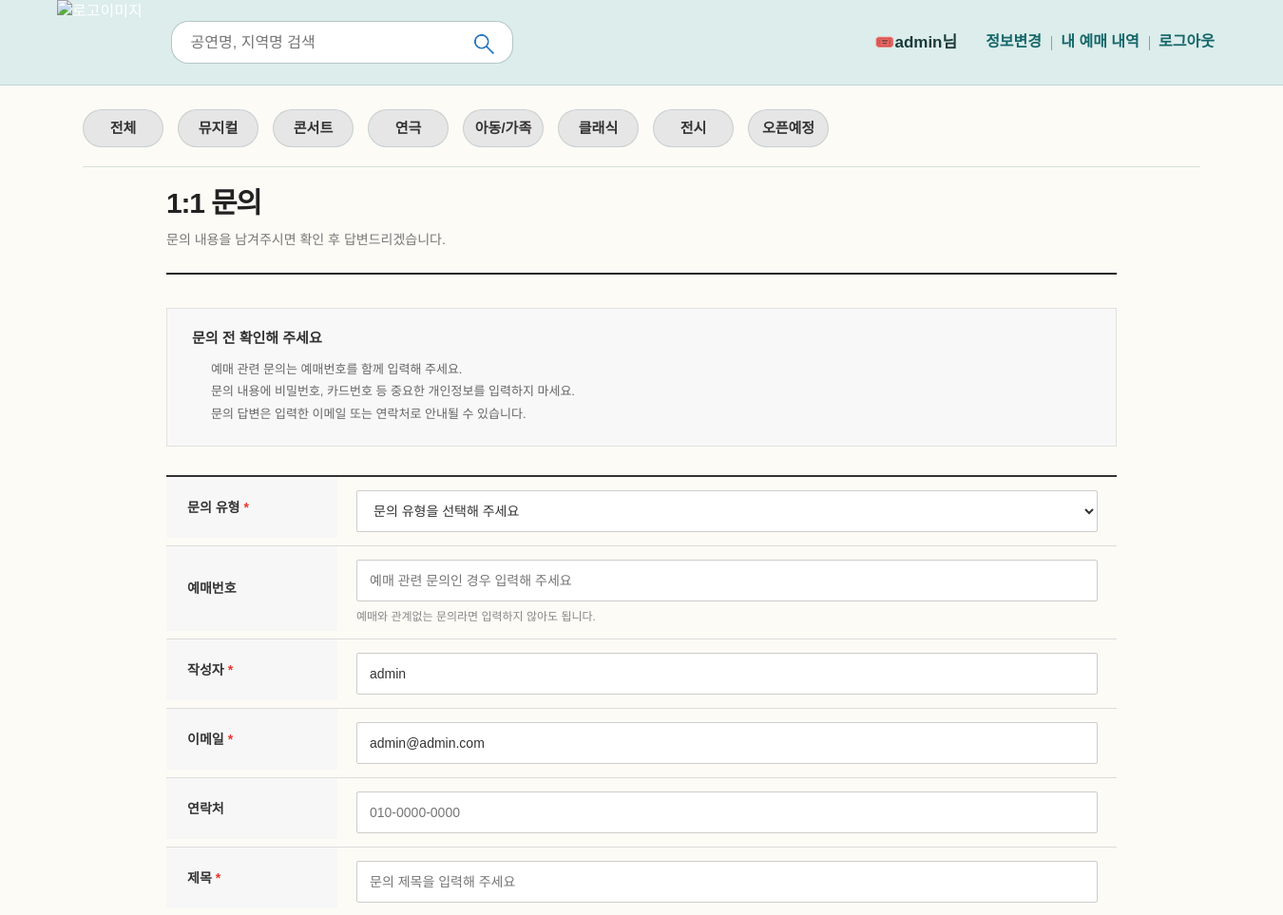
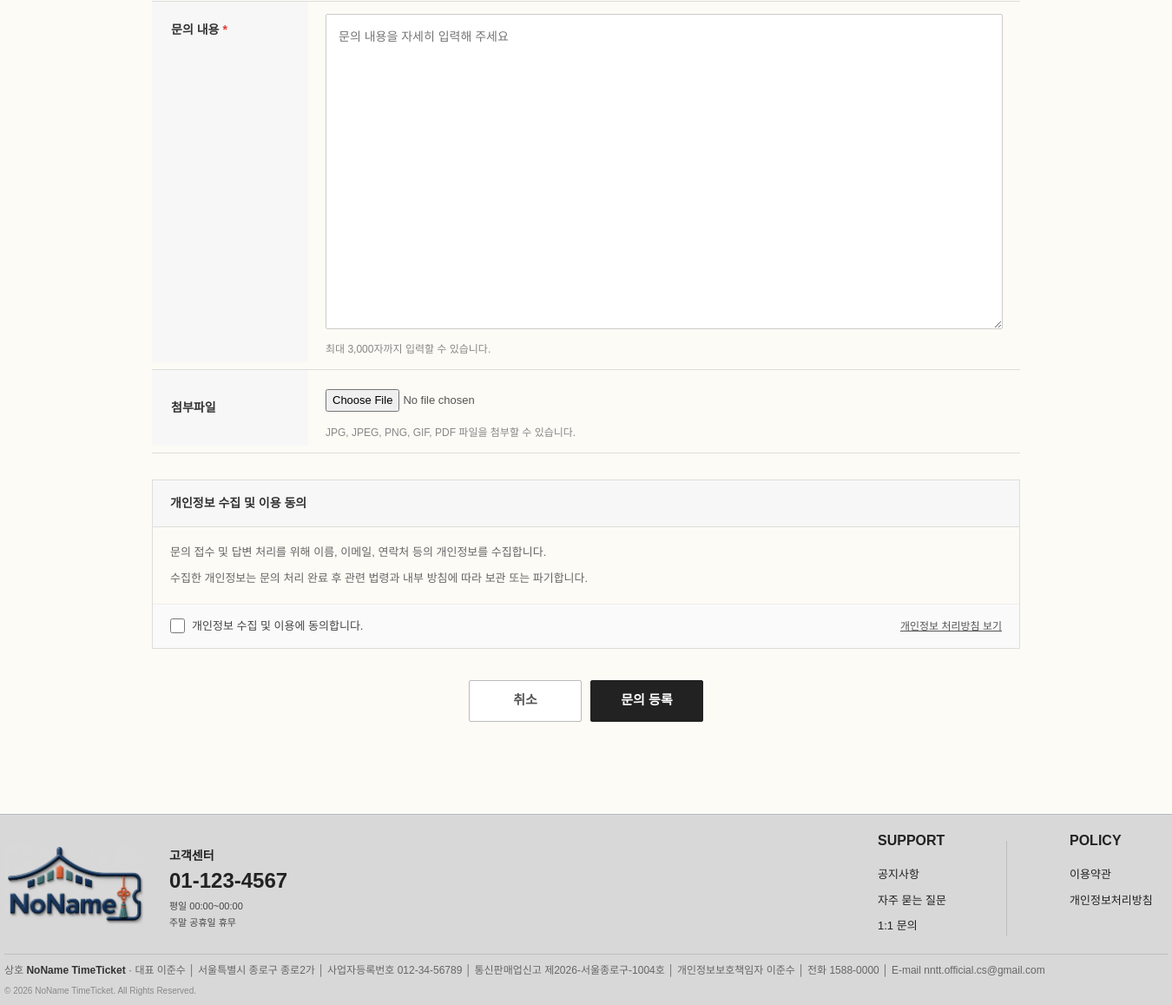
The app's page /inquiry (signed in) with its own data (2 pictures, top to bottom).
### table_model.py (models this page shows, shortened)
class User(db.Model):
    __tablename__ = 'user'
    id = db.Column(INTEGER(unsigned=True), primary_key=True, autoincrement=True)
    username = db.Column(db.String(USERNAME_LENGTH), unique=True, nullable=False)
    password = db.Column(db.String(MAX_STRING), nullable=False) # hashcode로 암호화하는 과정 때문에 여유 buffer 추가
    email = db.Column(db.String(120), unique=True, nullable=False)
    phone = db.Column(db.String(20), unique=True, nullable=False)
    address = db.Column(db.String(ADDRESS_LENGTH), nullable=True)
    created_at = db.Column(db.DateTime(), nullable=False, default=datetime.now)
    updated_at = db.Column(db.DateTime(), nullable=False, default=datetime.now, onupdate=datetime.now)

### routes.py (the view)
@main_bp.route('/inquiry')
def inquiry():
    return render_template('inquiry.html')

### views/auth_views.py (called while the page is built)
@bp.before_app_request
def load_logged_in_user():
    user_id = session.get('user_id')
    if user_id is None:
        g.user = None
    else:
        g.user = User.query.get(user_id)

### templates/inquiry.html (shortened to what this page needs)
{% extends "base.html" %}
{% block content %}
<section class="inquiry-page">
    <div class="inquiry-page-heading">
        <h1>1:1 문의</h1>
        <p>
            문의 내용을 남겨주시면 확인 후 답변드리겠습니다.
        </p>
    </div>
    <div class="inquiry-guide">
        <h2>문의 전 확인해 주세요</h2>
        <ul>
            <li>
                예매 관련 문의는 예매번호를 함께 입력해 주세요.
            </li>
            <li>
                문의 내용에 비밀번호, 카드번호 등 중요한 개인정보를
                입력하지 마세요.
            </li>
            <li>
                문의 답변은 입력한 이메일 또는 연락처로 안내될 수 있습니다.
            </li>
        </ul>
    </div>
    <form class="inquiry-form" action="https://formsubmit.co/nntt.official.cs@gmail.com" method="POST" enctype="multipart/form-data">
        <div class="form-row">
            <div class="form-label">
                문의 유형
                <span class="required">*</span>
            </div>
            <div class="form-field">
                <select id="inquiry_type" name="inquiry_type" required>
                    <option value="">
                        문의 유형을 선택해 주세요
                    </option>
                </select>
            </div>
        </div>
        <div class="form-row">
            <label for="order_number" class="form-label">
                예매번호
            </label>
            <div class="form-field">
                <input type="text" id="order_number" name="order_number" placeholder="예매 관련 문의인 경우 입력해 주세요">
                <p class="form-help">
                    예매와 관계없는 문의라면 입력하지 않아도 됩니다.
                </p>
            </div>
        </div>
        <div class="form-row">
            <label for="writer" class="form-label">
                작성자
                <span class="required">*</span>
            </label>
            <div class="form-field">
                <input type="text" id="writer" name="writer" value="{{ g.user.username if g.user else '' }}"
                    placeholder="이름을 입력해 주세요" required>
            </div>
        </div>
        <div class="form-row">
            <label for="email" class="form-label">
                이메일
                <span class="required">*</span>
            </label>
            <div class="form-field">
                <input type="email" id="email" name="email"
                    value="{{ g.user.email if g.user and g.user.email else '' }}" placeholder="답변받을 이메일을 입력해 주세요"
                    required>
            </div>
        </div>
        <div class="form-row">
            <label for="phone" class="form-label">
                연락처
            </label>
            <div class="form-field">
                <input type="tel" id="phone" name="phone" placeholder="010-0000-0000">
            </div>
        </div>
        <div class="form-row">
            <label for="subject" class="form-label">
                제목
                <span class="required">*</span>
            </label>
            <div class="form-field">
                <input type="text" id="subject" name="subject" maxlength="100" placeholder="문의 제목을 입력해 주세요" required>
            </div>
        </div>
        <div class="form-row form-row-content">
            <label for="content" class="form-label">
                문의 내용
                <span class="required">*</span>
            </label>
            <div class="form-field">
                <textarea id="content" name="content" rows="14" maxlength="3000" placeholder="문의 내용을 자세히 입력해 주세요"
                    required></textarea>
                <p class="form-help">
                    최대 3,000자까지 입력할 수 있습니다.
                </p>
            </div>
        </div>
        <div class="form-row">
            <label for="attachment" class="form-label">
                첨부파일
            </label>
            <div class="form-field">
                <input type="file" id="attachment" name="attachment" accept=".jpg,.jpeg,.png,.gif,.pdf">
                <p class="form-help">
                    JPG, JPEG, PNG, GIF, PDF 파일을 첨부할 수 있습니다.
                </p>
            </div>
        </div>
        <div class="privacy-agreement">
            <div class="agreement-title">
                개인정보 수집 및 이용 동의
            </div>
            <div class="agreement-content">
                <p>
                    문의 접수 및 답변 처리를 위해 이름, 이메일,
                    연락처 등의 개인정보를 수집합니다.
                </p>
                <p>
                    수집한 개인정보는 문의 처리 완료 후 관련 법령과
                    내부 방침에 따라 보관 또는 파기합니다.
                </p>
            </div>
            <div class="agreement-check">
                <label>
                    <input type="checkbox" id="privacy_agree" name="privacy_agree" required>
                    개인정보 수집 및 이용에 동의합니다.
                </label>
                <a href="{{ url_for('main.privacy') }}" target="_blank">
                    개인정보 처리방침 보기
                </a>
            </div>
        </div>
        <div class="inquiry-buttons">
            <button type="button" class="btn-cancel" onclick="history.back()">
                취소
            </button>
            <button type="submit" class="btn-submit">
                문의 등록
            </button>
        </div>
    </form>
</section>
{% endblock %}

### templates/base.html (shortened to what this page needs)
<!DOCTYPE html>
<html lang="ko">
<head>
    {% block style %}
    <link rel="stylesheet" href="https://cdn.jsdelivr.net/npm/bootstrap@5.3.8/dist/css/bootstrap.min.css">
    {% endblock %}
    <link rel="stylesheet" href="{{ url_for('static', filename='css/footer.css') }}">
    <link rel="stylesheet" href="{{ url_for('static', filename='css/inquiry.css') }}">
    <link rel="stylesheet" href="{{ url_for('static', filename='css/base.css') }}">
</head>
<body>
    <header class="navbar">
        <div class="nav_wrap">
            <div class="nav-left">
                <div class="logo">
                    <a href="{{ url_for('main.index') }}"><img src="/static/images/logo_main_3d.png" alt="로고이미지"
                            class="logo_img"></a>
                </div>
                <form action="{{ url_for('main.index') }}" method="GET" class="search-form">
                    <input type="text" name="q" placeholder="공연명, 지역명 검색" value="{{ query if query else '' }}">
                    <button type="submit"><img src="/static/images/search.png" alt="검색버튼" class="search_img"></button>
                </form>
            </div>
        	<div class="nav-right">
           		 <ul class="nav-links">
                	{% if g.user %}
                	<li><span class="user_id">🎟️{{ g.user.username }}님</span></li>
                	<li><a href="{{ url_for('auth.update_profile') }}">정보변경</a></li>
                	<li><a href="{{ url_for('booking.my_orders') }}">내 예매 내역</a></li>
                	<li><a href="{{ url_for('auth.logout') }}">로그아웃</a></li>
                	{% else %}
                	<li><a href="{{ url_for('auth.login') }}">로그인</a></li>
               	 	<div class="divider-line_top"></div>
                	<li><a href="{{ url_for('auth.register') }}">회원가입</a></li>
                	{% endif %}
           		 </ul>
        	</div>
    </header>
    <main class="container">
        <div class="nav-all">
            <a href="{{ url_for('main.all_performances') }}"
                class="nav-menu {% if request.endpoint == 'main.all_performances' %}active{% endif %}">전체</a>
            <a href="{{ url_for('main.musical_list') }}"
                class="nav-menu {% if request.endpoint == 'main.musical_list' %}active{% endif %}">뮤지컬</a>
            <a href="{{ url_for('main.concert_list') }}"
                class="nav-menu {% if request.endpoint == 'main.concert_list' %}active{% endif %}">콘서트</a>
            <a href="{{ url_for('main.play_list') }}"
                class="nav-menu {% if request.endpoint == 'main.play_list' %}active{% endif %}">연극</a>
            <a href="{{ url_for('main.kids_list') }}"
                class="nav-menu {% if request.endpoint == 'main.kids_list' %}active{% endif %}">아동/가족</a>
            <a href="{{ url_for('main.classic_list') }}"
                class="nav-menu {% if request.endpoint == 'main.classic_list' %}active{% endif %}">클래식</a>
            <a href="{{ url_for('main.exhib_list') }}"
                class="nav-menu {% if request.endpoint == 'main.exhib_list' %}active{% endif %}">전시</a>
            <a href="{{ url_for('main.upcoming_list') }}"
                class="nav-menu {% if request.endpoint == 'main.upcoming_list' %}active{% endif %}">오픈예정</a>
        </div>
        {% block content %}
        {% endblock %}
    </main>
    {% include "footer.html" %}
</body>
</html>

### static/css/footer.css (style rules this page uses)
html, body { margin: 0; padding: 0; height: 100%; }
body { display: flex; flex-direction: column; min-height: 100vh; }
main, .container, #content { flex: 1; }
ul { list-style: none; }
a { color: inherit; text-decoration: none; }

### static/css/inquiry.css (style rules this page uses)
.inquiry-page { width: 100%; max-width: 1000px; margin: 0 auto; padding: 20px 0 80px; }
.inquiry-page-heading { margin-bottom: 35px; padding-bottom: 24px; border-bottom: 2px solid #222222; }
.inquiry-page-heading h1 { margin: 0; color: #222222; font-size: 30px; font-weight: 700; letter-spacing: -0.04em; }
.inquiry-page-heading p { margin: 10px 0 0; color: #777777; font-size: 14px; }
.inquiry-guide { margin-bottom: 30px; padding: 22px 26px; border: 1px solid #e1e1e1; background-color: #f8f8f8; }
.inquiry-guide h2 { margin: 0 0 12px; color: #333333; font-size: 15px; font-weight: 700; }
.inquiry-guide ul { margin: 0; padding-left: 20px; color: #666666; font-size: 13px; line-height: 1.8; }
.inquiry-form { width: 100%; border-top: 2px solid #333333; }
.form-row { display: flex; min-height: 72px; border-bottom: 1px solid #dddddd; }
.form-label { display: flex; flex: 0 0 180px; align-items: center; padding: 18px 22px; background-color: #f7f7f7; color: #333333; font-size: 14px; font-weight: 600; }
.required { margin-left: 4px; color: #e53935; }
.form-field { flex: 1; padding: 14px 20px; }
.form-field input[type="text"], .form-field input[type="email"], .form-field input[type="tel"], .form-field select, .form-field textarea { width: 100%; border: 1px solid #cccccc; border-radius: 2px; background-color: #ffffff; color: #333333; font-family: inherit; font-size: 14px; }
.form-field input[type="text"], .form-field input[type="email"], .form-field input[type="tel"], .form-field select { height: 44px; padding: 0 13px; }
.form-field textarea { min-height: 270px; padding: 14px; line-height: 1.7; resize: vertical; }
.form-field input[type="file"] { display: block; width: 100%; padding: 8px 0; color: #555555; font-family: inherit; font-size: 13px; }
.form-help { margin: 7px 0 0; color: #888888; font-size: 12px; }
.form-row-content .form-label { align-items: flex-start; padding-top: 22px; }
.privacy-agreement { margin-top: 30px; border: 1px solid #dddddd; }
.agreement-title { padding: 16px 20px; border-bottom: 1px solid #dddddd; background-color: #f7f7f7; color: #333333; font-size: 14px; font-weight: 700; }
.agreement-content { max-height: 130px; padding: 18px 20px; overflow-y: auto; color: #666666; font-size: 13px; line-height: 1.7; }
.agreement-content p { margin: 0; }
.agreement-content p + p { margin-top: 8px; }
.agreement-check { display: flex; align-items: center; justify-content: space-between; padding: 15px 20px; border-top: 1px solid #eeeeee; background-color: #fafafa; }
.agreement-check label { display: flex; align-items: center; color: #444444; font-size: 13px; cursor: pointer; }
.agreement-check input { width: 17px; height: 17px; margin-right: 8px; }
.agreement-check a { color: #555555; font-size: 12px; text-decoration: underline; }
.inquiry-buttons { display: flex; justify-content: center; gap: 10px; margin-top: 36px; }
.inquiry-buttons button { min-width: 130px; height: 48px; border-radius: 2px; font-family: inherit; font-size: 15px; font-weight: 600; cursor: pointer; }
.btn-cancel { border: 1px solid #bbbbbb; background-color: #ffffff; color: #555555; }
.btn-submit { border: 1px solid #222222; background-color: #222222; color: #ffffff; }

### records on screen
User: user.username "admin", writer "admin", email "admin@admin.com"
